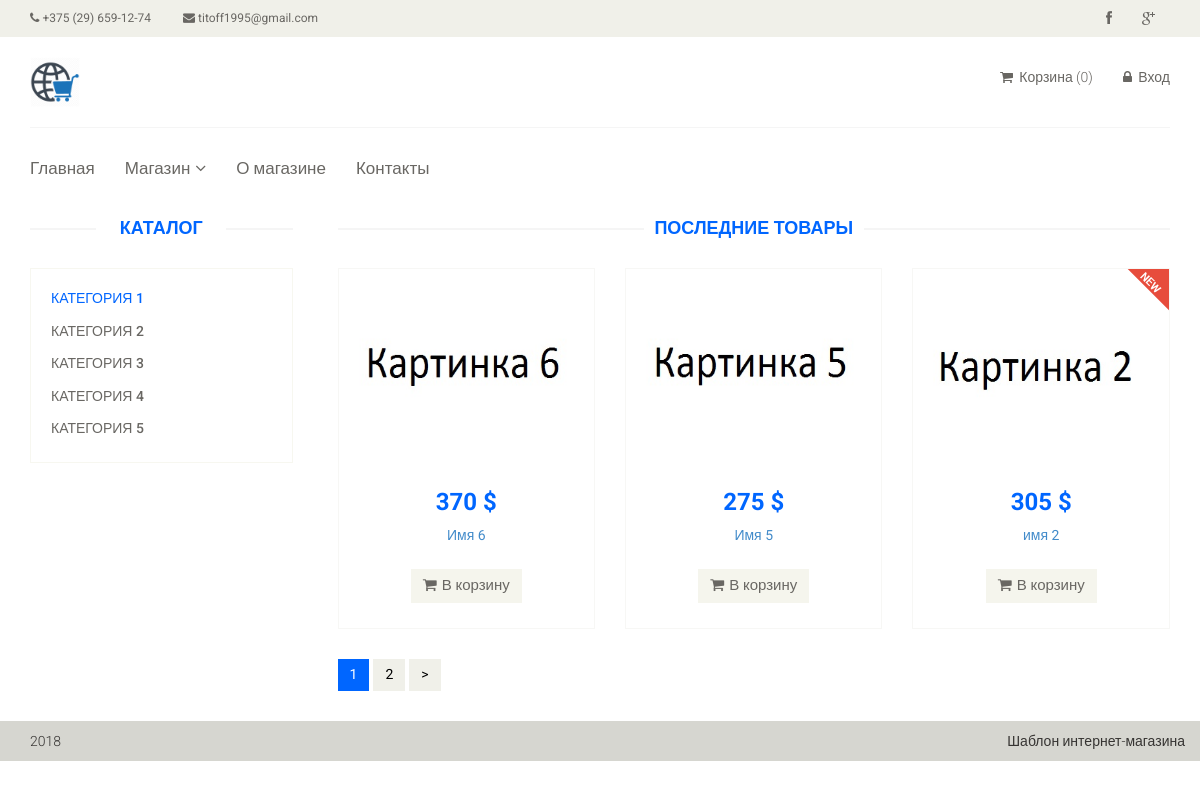
Page /category/1 on the committed database.
### tables this page shows
CREATE TABLE `category` (
  `id` int(11) NOT NULL,
  `name` varchar(255) NOT NULL,
  `sort_order` int(11) NOT NULL DEFAULT '0',
  `status` int(11) NOT NULL DEFAULT '1'
);

CREATE TABLE `product` (
  `id` int(11) NOT NULL,
  `name` varchar(255) NOT NULL,
  `category_id` int(11) NOT NULL,
  `code` int(11) NOT NULL,
  `price` float NOT NULL,
  `availability` int(11) NOT NULL,
  `brand` varchar(255) NOT NULL,
  `image` varchar(255) NOT NULL,
  `description` text NOT NULL,
  `is_new` int(11) NOT NULL DEFAULT '0',
  `is_recommended` int(11) NOT NULL DEFAULT '0',
  `status` int(11) NOT NULL DEFAULT '1'
);

### config/routes.php (called while the page is built)
<?php
return array(
    'about'=>'site/about/',
    'product/([0-9]+)' => 'product/view/$1',
    'catalog' => 'catalog/index',
    'category/([0-9]+)/page-([0-9]+)' => 'catalog/category/$1/$2',
    'category/([0-9]+)' => 'catalog/category/$1',
     'cart/delete/([0-9]+)' => 'cart/delete/$1',
    'cart/checkout' => 'cart/checkout',
    'cart/add/([0-9]+)'=> 'cart/add/$1',
    'cart/addAjax/([0-9]+)'=> 'cart/addAjax/$1',
    'cart'=> 'cart/index',
    'contacts' => 'site/contact',
    'user/register' => 'user/register',
    'cabinet/edit' => 'cabinet/edit',
    'cabinet' => 'cabinet/index',
    'user/login' => 'user/login',
    'user/logout' => 'user/logout',
    '' => 'site/index',
);

### controllers/CatalogController.php (called while the page is built, shortened)
<?php
include_once ROOT . '/models/Category.php';
include_once ROOT . '/models/Product.php';
include_once ROOT . '/components/Pagination.php';
class CatalogController {
    public function actionCategory($categoryId, $page=1)
    {
        $categories = Category::getCategoriesList();
        $categoryProducts = Product::getProductsListByCategory($categoryId, $page);
        $total = Product::getTotalProductsInCategory($categoryId);
        $pagination = new pagination($total, $page, Product::SHOW_BY_DEFAULT, "page-");
        require_once (ROOT.'/views/catalog/category.php');
        return true;
    }
}

### index.php (called while the page is built, shortened)
<?php
$router = new Router();
$router->run();

### models/Category.php (called while the page is built)
<?php
class Category {
     public static function getCategoriesList() {
        $db = Db::getConnection();
        $categoryList = array();
        $result = $db->query("SELECT id, name "
                ." FROM category ORDER BY sort_order ASC  ");
        $i = 0;
        while ($row = $result->fetch(PDO::FETCH_ASSOC) ){
            $categoryList[$i]['id'] = $row['id'];
            $categoryList[$i]['name'] = $row['name'];
            $i++;
        }
        return $categoryList;
}}

### models/Product.php (called while the page is built, shortened)
<?php
class Product {
    public static function getProductsListByCategory($categoryId = false, $page=1) {
        if ($categoryId) {
            $page = intval($page);
            $offset = ($page-1)*self::SHOW_BY_DEFAULT;
        $db = Db::getConnection();
        $products = array();
        $result = $db->query("SELECT id, name, price, image, is_new "
                ." FROM product WHERE status = '1'"
                ." AND category_id = '$categoryId' "
                ." ORDER BY id DESC LIMIT "
                .self::SHOW_BY_DEFAULT." OFFSET ".$offset);
        $i = 0;
        while ($row = $result->fetch(PDO::FETCH_ASSOC) ){
            $products[$i]['id'] = $row['id'];
            $products[$i]['name'] = $row['name'];
            $products[$i]['price'] = $row['price'];
            $products[$i]['image'] = $row['image'];
            $products[$i]['is_new'] = $row['is_new'];
            $i++;
        }
        return $products;
       }
    }
       public static function getTotalProductsInCategory($categoryId){
             $db = Db::getConnection();
        $sql = "SELECT count(id) AS count FROM product WHERE status = '1' AND category_id = ".$categoryId;
        $result = $db->query($sql);
        $result ->setFetchMode(PDO::FETCH_ASSOC);
        $row = $result->fetch();
        return $row['count'];
       }
        public static function getImage($id)
    {
        $noImage = 'no-image.jpg';
        $path = '/upload/images/products/';
        $pathToProductImage = $path . $id . '.jpg';
        if (file_exists($_SERVER['DOCUMENT_ROOT'].$pathToProductImage)) {
            return $pathToProductImage;
        }
        return $path . $noImage;
    }
}

### views/catalog/category.php (the view)
<?php include ROOT.'/views/layouts/header.php'; ?>
        <section>
            <div class="container">
                <div class="row">
                    <div class="col-sm-3">
                        <div class="left-sidebar">
                            <h2>Каталог</h2>
                            <div class="panel-group category-products">
                                <?php foreach ($categories as $categoryItem): ?>
                                <div class="panel panel-default">
                                    <div class="panel-heading">
                                        <h4 class="panel-title">
                                            <a href="/category/<?php echo $categoryItem["id"];?>"
                                                class = "<?php if ($categoryId == $categoryItem["id"]) echo 'active';?>" >
                                            <?php echo $categoryItem["name"];?>
                                            </a>
                                        </h4>
                                    </div>
                                </div>
                                <?php endforeach; ?>
                            </div>
                        </div>
                    </div>
                    <div class="col-sm-9 padding-right">
                        <div class="features_items">
                            <h2 class="title text-center">Последние товары</h2>
                            <?php foreach ($categoryProducts as $product): ?>
                            <div class="col-sm-4">
                                <div class="product-image-wrapper">
                                    <div class="single-products">
                                        <div class="productinfo text-center">
                                            <img src="<?php echo Product::getImage($product['id']); ?>" alt="" />
                                            <h2> <?php echo $product['price']; ?> $</h2>
                                            <p><a href="/product/<?php echo $product['id']; ?>"><?php echo $product['name']; ?></a></p>
                                            <a href="/cart/add/<?php echo $product['id']; ?>" class="btn btn-default add-to-cart" data-id="<?php echo $product['id']; ?>"><i class="fa fa-shopping-cart" ></i>В корзину</a>
                                        </div>
                                        <?php if($product['is_new']):?>
                                        <img src="/template/images/home/new.png" class="new" alt="" />
                                        <?php endif; ?>
                                    </div>
                                </div>
                            </div>
                           <?php endforeach; ?>
                        </div>
<?php echo $pagination->get(); ?>
                    </div>
                </div>
            </div>
        </section>
<?php include ROOT.'/views/layouts/footer.php'; ?>

### components/Router.php (shortened to what this page needs)
<?php
class Router {
    private $routes;
    public function __construct() {
        $routesPath = ROOT. '/config/routes.php';
        $this->routes = include($routesPath);
    }
    private function getURI(){
        if(!empty($_SERVER['REQUEST_URI'])){
            return trim($_SERVER['REQUEST_URI'], '/' ) ;
        }
    }
    public function run() {
        $uri = $this->getURI();
        foreach ($this->routes as $uriPattern => $path){
            if (preg_match("~$uriPattern~", $uri)){
                    $internalRoute = preg_replace("~$uriPattern~", $path, $uri);
                $segments = explode('/', $internalRoute);
                $controllerName = array_shift($segments).'Controller';
                $actionName = 'action'.ucfirst(array_shift($segments));
                $parameters=$segments;
                $controllerObject = new $controllerName;
                $result = call_user_func_array(array($controllerObject, $actionName), $parameters);
                if ($result!=null){
                    break;
                }
    } }
     }
            }

### template/css/main.css (style rules this page uses)
body { font-family: 'Roboto', sans-serif; background:; position: relative; font-weight:400px; }
a { -webkit-transition: 300ms; -moz-transition: 300ms; -o-transition: 300ms; transition: 300ms; }
h1, h2, h3, h4, h5, h6 { font-family: 'Roboto', sans-serif; }
.category-products { border: 1px solid #F7F7F0; margin-bottom: 35px; padding-bottom: 20px; padding-top: 15px; }
.left-sidebar h2, .brands_products h2 { color: #0066FF; font-family: 'Roboto', sans-serif; font-size: 18px; font-weight: 700; margin: 0 auto 30px; text-align: center; text-transform: uppercase; position: relative; z-index:3; }
.left-sidebar h2:after, h2.title:after { content: " "; position: absolute; border: 1px solid #f5f5f5; bottom:8px; left: 0; width: 100%; height: 0; z-index: -2; }
.left-sidebar h2:before { content: " "; position: absolute; background: #fff; bottom: -6px; width: 130px; height: 30px; z-index: -1; left: 50%; margin-left: -65px; }
h2.title:before { content: " "; position: absolute; background: #fff; bottom: -6px; width: 220px; height: 30px; z-index: -1; left: 50%; margin-left: -110px; }
.category-products .panel { background-color: #FFFFFF; border: 0px; border-radius: 0px; box-shadow:none; margin-bottom: 0px; }
.category-products .panel-default .panel-heading { background-color: #FFFFFF; border: 0 none; color: #FFFFFF; padding: 5px 20px; }
.category-products .panel-default .panel-heading .panel-title a { color: #696763; font-family: 'Roboto', sans-serif; font-size: 14px; text-decoration: none; text-transform: uppercase; }
.category-products .panel-default .panel-heading .panel-title a.active { color: #0066FF; }
.padding-right { padding-right: 0; }
.features_items { overflow:hidden; }
h2.title { color: #0066FF; font-family: 'Roboto', sans-serif; font-size: 18px; font-weight: 700; margin: 0 15px; text-transform: uppercase; margin-bottom: 30px; position: relative; }
.product-image-wrapper { border:1px solid #F7F7F5; overflow: hidden; margin-bottom:30px; }
.single-products { position: relative; }
.new, .sale { position: absolute; top: 0; right: 0; }
.productinfo h2 { color: #0066FF; font-family: 'Roboto', sans-serif; font-size: 24px; font-weight: 700; }
.productinfo p { font-family: 'Roboto', sans-serif; font-size: 14px; font-weight: 400; color: #696763; height: 34px; }
.productinfo img { width: 100%; height: 200px; }
.productinfo { position:relative; }
.add-to-cart { background:#F5F5ED; border: 0 none; border-radius: 0; color: #696763; font-family: 'Roboto', sans-serif; font-size: 15px; margin-bottom: 25px; }
.add-to-cart i { margin-right:5px; }

### rows in the picture
category: name "КАТЕГОРИЯ 1"
category: name "КАТЕГОРИЯ 2"
category: name "КАТЕГОРИЯ 3"
category: name "КАТЕГОРИЯ 4"
category: name "КАТЕГОРИЯ 5"
product: shows a picture, price "370", name "Имя 6"
product: shows a picture, price "275", name "Имя 5"
product: shows a picture, price "305", name "имя 2", is_new 1 (drawn)

### other values in the picture
$text "2"
$text ">"
